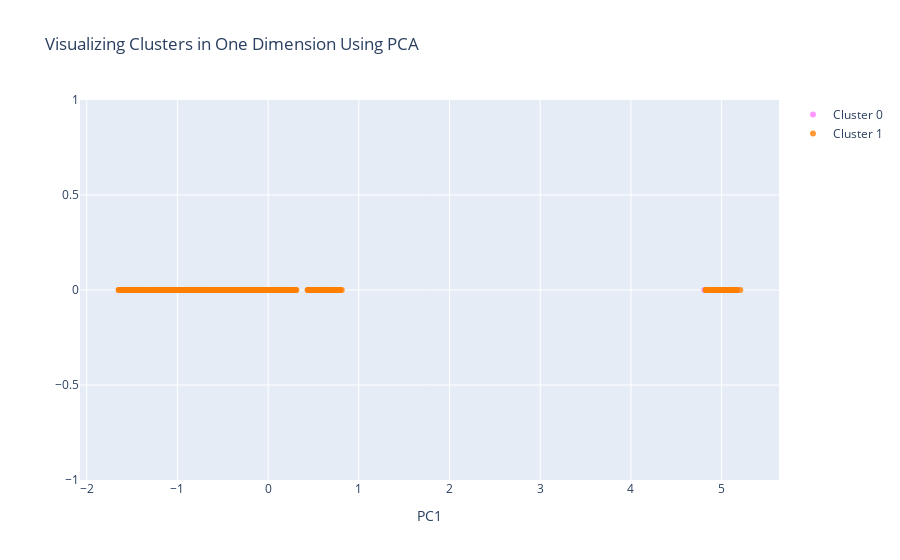

Notebook code for this chart:
### Code cell
#Instructions for building the 1-D plot

#trace1 is for 'Cluster 0'
trace1 = go.Scatter(
                    x = cluster0["PC1_1d"],
                    y = cluster0["dummy"],
                    mode = "markers",
                    name = "Cluster 0",
                    marker = dict(color = 'rgba(255, 128, 255, 0.8)'),
                    text = None)

#trace2 is for 'Cluster 1'
trace2 = go.Scatter(
                    x = cluster1["PC1_1d"],
                    y = cluster1["dummy"],
                    mode = "markers",
                    name = "Cluster 1",
                    marker = dict(color = 'rgba(255, 128, 2, 0.8)'),
                    text = None)

# #trace3 is for 'Cluster 2'
# trace3 = go.Scatter(
#                     x = cluster2["PC1_1d"],
#                     y = cluster2["dummy"],
#                     mode = "markers",
#                     name = "Cluster 2",
#                     marker = dict(color = 'rgba(0, 255, 200, 0.8)'),
#                     text = None)

data = [trace1, trace2] #trace3

title = "Visualizing Clusters in One Dimension Using PCA"

layout = dict(title = title,
              xaxis= dict(title= 'PC1',ticklen= 5,zeroline= False),
              yaxis= dict(title= '',ticklen= 5,zeroline= False)
             )

fig = dict(data = data, layout = layout)

iplot(fig)

### Figure 1 — Plotly figure (JSON) as saved in the notebook; plotly's stock layout.template omitted (floating-point values rounded to 4 significant figures; data arrays with more than 128 entries replaced by an {"elided": "..."} marker saying what was removed)
{"data": [{"marker": {"color": "rgba(255, 128, 255, 0.8)"}, "mode": "markers", "name": "Cluster 0", "type": "scatter", "x": {"elided": "753 float values"}, "y": {"elided": "753 int values"}}, {"marker": {"color": "rgba(255, 128, 2, 0.8)"}, "mode": "markers", "name": "Cluster 1", "type": "scatter", "x": {"elided": "7035 float values"}, "y": {"elided": "7035 int values"}}], "layout": {"title": {"text": "Visualizing Clusters in One Dimension Using PCA"}, "xaxis": {"ticklen": 5, "title": {"text": "PC1"}, "zeroline": false}, "yaxis": {"ticklen": 5, "title": {"text": ""}, "zeroline": false}}}
